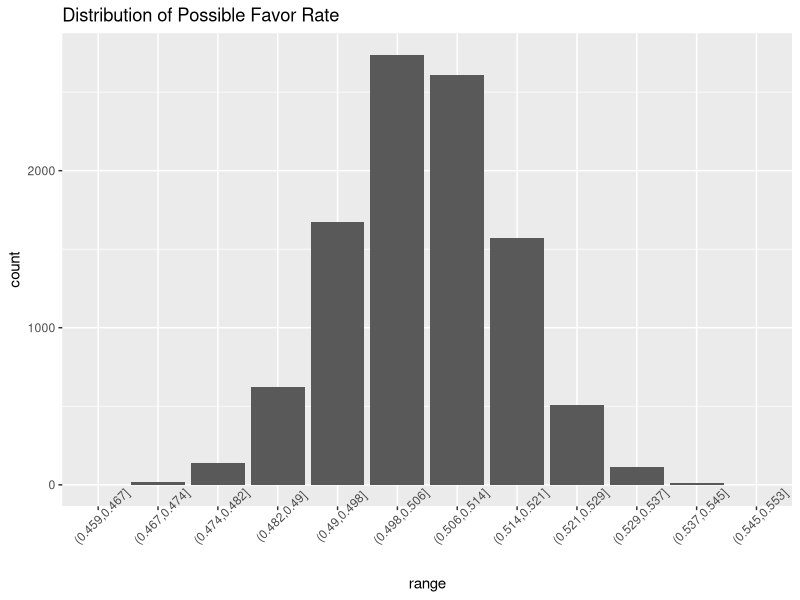

R code for this plot:
## ---- chunk 1
library(ggplot2)

voted_favor = 3208
voted_oppose = 3143


test_favor = 730
test_oppose = 942
test_total = test_favor+test_oppose
test_favor_ratio = test_favor/test_total


n=10000
data = c(rep(1,voted_favor),rep(0,voted_oppose))

ratio_distrib = c()
for (i in 1:n){
  perm = sample(data,test_total)
  perm_favor = sum(perm)
  perm_favor_ratio = perm_favor/test_total
  ratio_distrib <- c(ratio_distrib,perm_favor_ratio)
}

ratio_min = min(ratio_distrib)
ratio_max = max(ratio_distrib)
step = (ratio_max-ratio_min)/10

range_distrib = cut(ratio_distrib,breaks=seq(ratio_min-step,ratio_max+step,step))
df <- as.data.frame(table(range_distrib))
names(df) <- c("range","count")

ggplot(data=df,aes(x=range,y=count))+geom_bar(stat = "identity")+theme(axis.text.x = element_text(angle=45))+ggtitle("Distribution of Possible Favor Rate")

